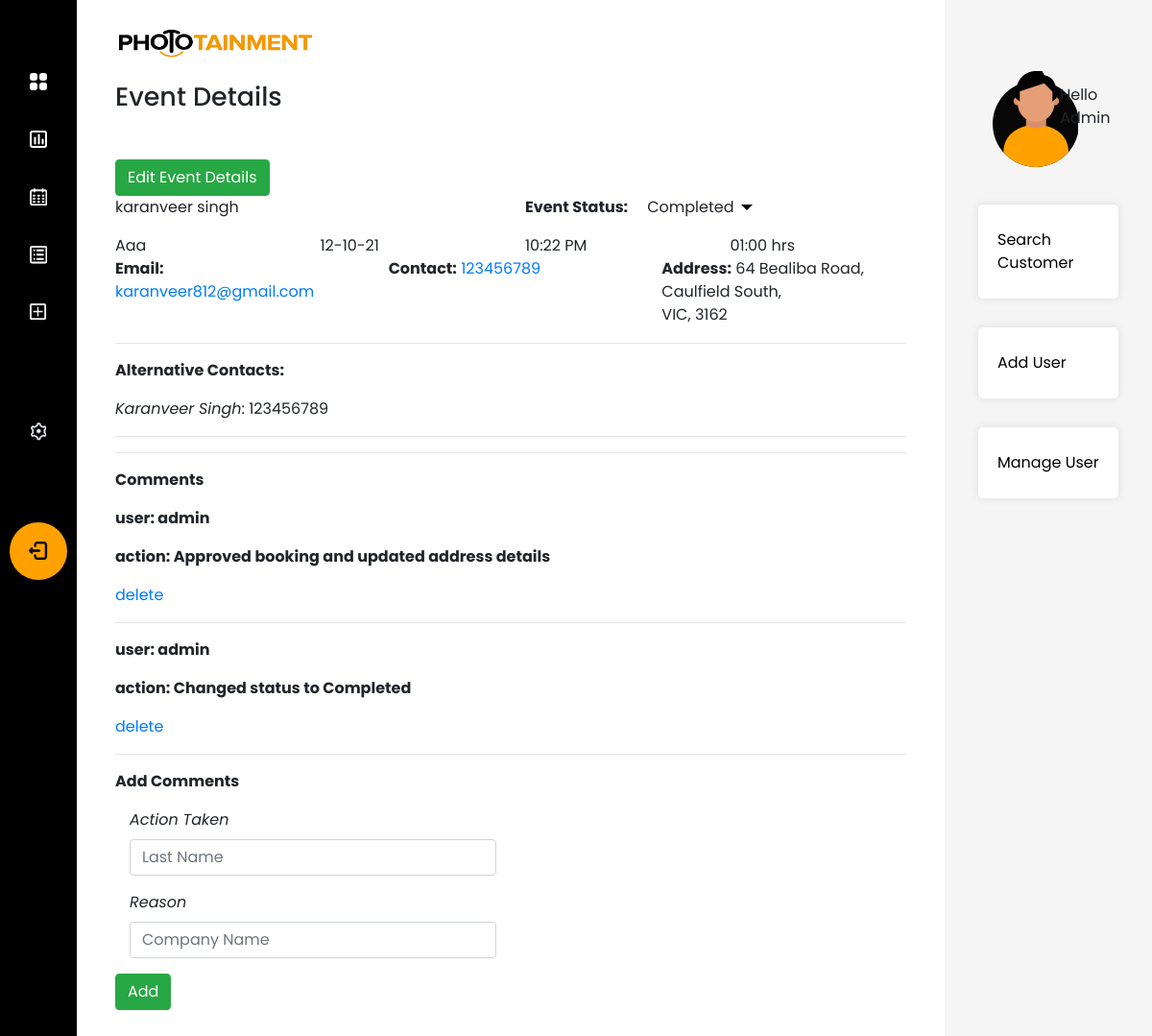
The app's page /phototainment/view_booking/8 (signed in) with its own data.
### app/models.py (models this page shows)
class Client(db.Model):
    __tablename__ = "client"
    client_id = db.Column(db.Integer, primary_key=True)
    client_first_name = db.Column(db.String(50), nullable=False)
    client_last_name = db.Column(db.String(50), nullable=False)
    client_email = db.Column(db.String(50), nullable=False)
    company_name = db.Column(db.String(50), nullable=False)
    primary_contact = db.Column(db.String(10), nullable=False)
    events = relationship("Event", back_populates="client")

class EventStatus(db.Model):
    __tablename__ = "event_status"
    status_id = db.Column(db.Integer, primary_key=True)
    status = db.Column(db.String(50), unique=True, nullable=False)
    events = relationship("Event", back_populates="status")

class Event(db.Model):
    __tablename__ = "event_booking"
    booking_id = db.Column(db.Integer, primary_key=True)
    event_name = db.Column(db.String(50), nullable=True)
    lead_date = db.Column(db.DateTime, nullable=False)
    event_date = db.Column(db.DateTime, nullable=False)
    duration = db.Column(db.Time, nullable=False)
    start_time = db.Column(db.Time, nullable=False)
    additional_information = db.Column(db.String(200), nullable=True)
    contacts = relationship("BookingContacts", back_populates="booking")
    comment = relationship("Comment", back_populates="booking")
    venue_id = db.Column(db.Integer, db.ForeignKey("event_venue.venue_id"), nullable=True)
    venue = relationship("EventVenue", back_populates="booking")
    user_id = db.Column(db.Integer, db.ForeignKey("user.id"), nullable=False)
    user = relationship("User", back_populates="events")
    type_id = db.Column(db.Integer, db.ForeignKey("event_type.type_id"), nullable=False)
    type = relationship("EventType", back_populates="events")
    status_id = db.Column(db.Integer, db.ForeignKey("event_status.status_id"), nullable=False)
    status = relationship("EventStatus", back_populates="events")
    client_id = db.Column(db.Integer, db.ForeignKey("client.client_id"), nullable=False)
    client = relationship("Client", back_populates="events")

class EventVenue(db.Model):
    __tablename__ = "event_venue"
    venue_id = db.Column(db.Integer, primary_key=True)
    street_address = db.Column(db.String(50), nullable=False)
    suburb = db.Column(db.String(50), nullable=False)
    state = db.Column(db.String(3), nullable=False)
    post_code = db.Column(db.Integer, nullable=False)
    booking = relationship("Event", back_populates="venue")

class ContactDetails(db.Model):
    __tablename__ = "phone_details"
    phone_id = db.Column(db.Integer, primary_key=True)
    contact_name = db.Column(db.String(50), nullable=False)
    mobile_number = db.Column(db.String(50), nullable=False)
    contacts = relationship("BookingContacts", back_populates="phone_numbers")

class Comment(db.Model):
    comment_id = db.Column(db.Integer, primary_key=True)
    comment_action = db.Column(db.String(50), nullable=True)
    comment_reason = db.Column(db.String(50), nullable=True)
    booking_id = db.Column(db.Integer, db.ForeignKey("event_booking.booking_id"), nullable=False)
    booking = relationship("Event", back_populates="comment")
    user_id = db.Column(db.Integer, db.ForeignKey("user.id"), nullable=False)
    user = relationship("User", back_populates="comment")

class User(UserMixin, db.Model):
    __tablename__ = "user"
    id = db.Column(db.Integer, primary_key=True)
    username = db.Column(db.String(50), unique=True, nullable=False)
    password = db.Column(db.String(100), nullable=False)
    job_description = db.Column(db.String(50), nullable=False)
    role_id = db.Column(db.Integer, db.ForeignKey("user_role.role_id"), nullable=False)
    role = relationship("Role", back_populates="user")
    comment = relationship("Comment", back_populates="user")
    events = relationship("Event", back_populates="user")

### app/phototainment/views.py (the view)
@custom_bp.route('/view_booking/<booking_id>', methods=["GET", "POST"])
@login_required
@employee
def view_booking(booking_id):
    event = db.session.query(Event).filter_by(booking_id=booking_id).first()
    alt_contacts = db.session.query(BookingContacts).filter_by(booking_id=booking_id).all()
    contacts = {contact.phone_numbers.contact_name: contact.phone_numbers.mobile_number for contact in alt_contacts}
    status_form = ChangeStatus()
    comment_form = CommentForm()
    venue = ""
    if event.venue:
        venue = event.venue
    return render_template('event-view.html',
                           event=event,
                           contacts=contacts,
                           event_venue=venue,
                           status_form=status_form,
                           comment_form=comment_form,
                           comments=event.comment)

### app/forms.py
class ChangeStatus(FlaskForm):
    status_processing = SubmitField("Waiting Approval")
    status_approved = SubmitField("Processing")
    status_in_process = SubmitField("On Going")
    status_Completed = SubmitField("Completed")
    status_canceled = SubmitField("Canceled")

class CommentForm(FlaskForm):
    comment_action = StringField("Action", validators=[validators.DataRequired("Please Enter")])
    comment_reason = StringField("Reason", validators=[validators.DataRequired("Please Enter")])
    add_comment = SubmitField("Add")

### app/models.py (called while the page is built)
@login_manager.user_loader
def load_user(user_id):
    return User.query.get(int(user_id))

### app/privilege.py (called while the page is built)
def employee(f):
    @wraps(f)
    def decorator_function(*args, **kwargs):
        if current_user.role_id == 2 or current_user.role_id == 1:
            return f(*args, **kwargs)
        else:
            return abort(403)
    return decorator_function

### app/phototainment/templates/event-view.html (shortened to what this page needs)
{% extends 'base.html' %}
{% import "bootstrap/wtf.html" as wtf %}
{% block page_head %}Event Details{% endblock %}
{% block navbar %}{% include 'sidebar.html' %}{% endblock %}
{% block content %}
<a href="#" class="btn btn-success">Edit Event Details</a>
<div class="row">
    <div class="col-6"><p>{{event.client.client_first_name}} {{event.client.client_last_name}}</p></div>
    <div class="col-6">
        <b class="float-left">Event Status:</b>
        <form action="{{ url_for('phototainment.status_comment', booking_id = event.booking_id) }}" method="POST"
              role="search" class="status-form">
            <div class="float-left">
                <div class="dropdown">
                    <span>{{ event.status.status }}</span>
                </div>
            </div>
        </form>
    </div>
</div>
<div class="row">
    <div class="col-3">{{event.event_name.title()}}</div>
    <div class="col-3">{{event.event_date.strftime("<span>%d-%m-%y</span>")|safe}}</div>
    <div class="col-3">{{event.start_time.strftime("%I:%M %p")|safe}}</div>
    <div class="col-3">{{event.duration.strftime("%I:%M")|safe}} hrs</div>
</div>
<div class="row">
    <div class="col-4"><b>Email:</b> <a href="mailto:{{event.client.client_email}}">{{event.client.client_email}}</a></div>
    <div class="col-4"><b>Contact:</b> <a href="tel:{{event.client.primary_contact}}">{{event.client.primary_contact}}</a></div>
    <div class="col-4"><b>Address:</b>
        {% if event_venue: %}
        {{event_venue.street_address}},
        <p class="m-0">{{event_venue.suburb.title()}},</p>
        <p class="m-0">{{event_venue.state.upper()}}, {{event_venue.post_code}}</p>
        {% else %}
        <p class="m-0"><b>Yet to be approved</b></p>
        {% endif %}
    </div>
</div>
<div class="row">
    <div class="col-12 additional-information">{{event.additional_information | safe}}</div>
</div>
<hr>
<p><b>Alternative Contacts:</b></p>
{% if contacts: %}
{% for contact in contacts %}
<p><em>{{contact}}</em>: {{contacts[contact]}}</p>
{% endfor %}
{% else %}
<p><b>Secondary contacts not provided</b></p>
{% endif %}
<hr>
<hr>
<p><b>Comments</b></p>
{% for comment in comments %}
<p><b>user: {{ comment.user.username }}</b></p>
<p><b>action: {{ comment.comment_action }}</b></p>
{% if current_user.role.role_id == 1 %}
<p><a href="{{ url_for('phototainment.delete_comment', comment_id=comment.comment_id) }}">delete</a></p>
{% endif %}
<hr>
{% endfor %}
<p><b>Add Comments</b></p>
<form action="{{ url_for('phototainment.add_comment', booking_id = event.booking_id) }}" method="POST" role="form"
      class="comment-form">
    <div class="form-group required col-6 form-cell">
        <label class="control-label" for="comment_action"><em>Action Taken</em></label>
        {{
        comment_form.comment_action(class="form-control",id="comment_action",required="required",type="text",value="",
        placeholder="Last Name") }}
    </div>
    <div class="form-group required col-6 form-cell">
        <label class="control-label" for="company_name"><em>Reason</em></label>
        {{ comment_form.comment_reason(class="form-control",id="comment_reason",type="text",value="",
        placeholder="Company Name") }}
    </div>
    {{ comment_form.add_comment(class="btn btn-success") }}
</form>
{% endblock %}
{% block side_bar %}{% include 'right-bar.html' %}{% endblock %}

### app/templates/right-bar.html
<div class="right-bar col-xl-2 col-lg-3 col-md-3">
    <div class="row py-4 greeting-outer">
        <div class="col-lg-7 greeting-img">
            <img src="{{ url_for('static', filename='img/user.png') }}" alt="user"/>
        </div>
        <div class="col-lg-5 text-left greeting-txt">
            <p class="m-0">Hello</p>
            <p class="m-0">{{ current_user.username.title() }}</p>
        </div>
    </div>
    <div class="row">
        <div class="bar-quick-links col-12 p-0">
            <ul>
                <li><a href="#">Search Customer</a></li>
                {% if current_user.role.role_id == 1 %}
                <li><a href="{{ url_for('phototainment.register') }}">Add User</a></li>
                <li><a href="{{ url_for('phototainment.manage_user') }}">Manage User</a></li>
                {% endif %}
            </ul>
        </div>
    </div>
</div>

### app/static/css/style.css (style rules this page uses)
body { font-family: 'Poppins', sans-serif; background: #343434; }
.right-bar { background: #F5F5F5; padding:50px; min-width: 18%; }
.greeting-txt { padding: 9% 0; }
.bar-quick-links ul { margin: 0; padding: 0; width: 100%; float: left; list-style: none; }
.bar-quick-links ul li { margin: 15px 0; width: 100%; float: left; }
.bar-quick-links ul li a { padding: 25px 20px; background: #fff; width: 100%; box-shadow: 0 0 10px rgba(0, 0, 0, 0.1); float: left; color: #000; border-radius: 5px; }
.dropdown { position: relative; display: inline-block; padding: 0 20px; }
.dropdown::after { content: ""; width: 0; height: 0; position: absolute; right: 0; top: 50%; margin-top: -3px; border-width: 6px 6px 0 6px; border-style: solid; border-color: #000 transparent; }

### records on screen
Client: client.client_first_name "karanveer", client.client_last_name "singh", client.client_email "karanveer812@gmail.com", client.primary_contact "123456789"
EventStatus: status.status "Completed"
Event: event_name "Aaa", event_date "12-10-21", start_time "10:22 PM", duration "01:00"
EventVenue: street_address "64 Bealiba Road", suburb "Caulfield South", state "VIC", post_code "3162"
ContactDetails: contact_name "Karanveer Singh", contact_name+mobile_number "123456789"
Comment: user.username "admin", comment_action "Approved booking and updated address details"
Comment: user.username "admin", comment_action "Changed status to Completed"
User: username "Admin"
